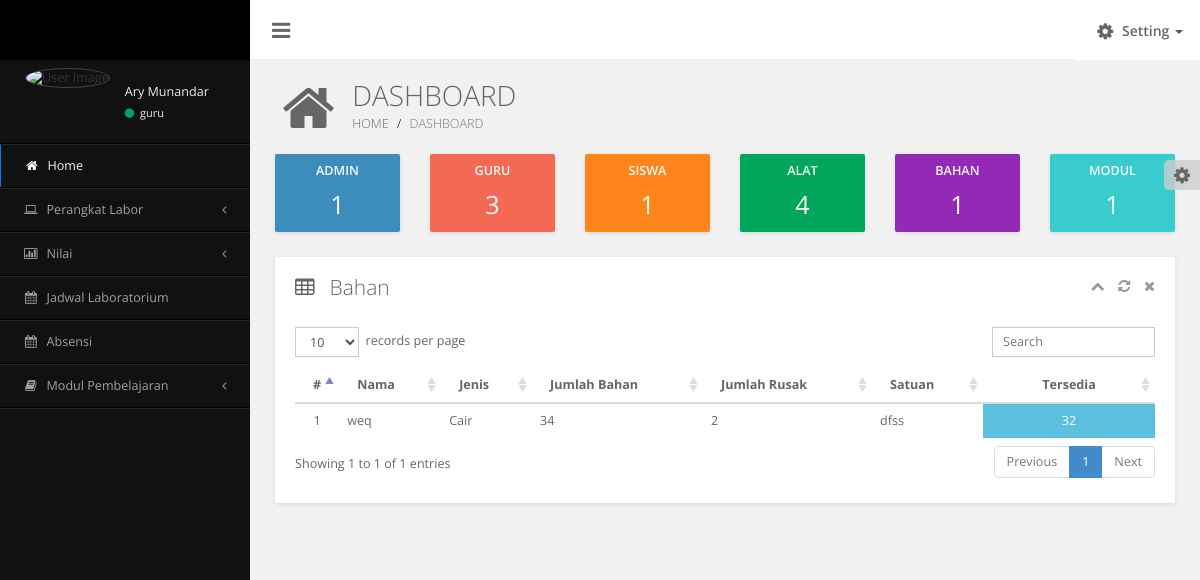
The page /dashboard/index.php?perangkat=bahan (signed in) on the database its author committed.
### tables this page shows
CREATE TABLE IF NOT EXISTS `bahan` (
  `bahan_id` int(11) NOT NULL AUTO_INCREMENT,
  `bahan_nama` varchar(100) DEFAULT NULL,
  `bahan_jenis` varchar(50) DEFAULT NULL,
  `bahan_jumlah` int(11) DEFAULT NULL,
  `bahan_rusak` int(11) DEFAULT NULL,
  `bahan_satuan` varchar(50) DEFAULT NULL,
  PRIMARY KEY (`bahan_id`)
);

### dashboard/table/bahan.php (the view, shortened to what this page needs)
<div class="row">
	<div class="col-md-12">
		<div class="grid no-border">
			<div class="grid-header">
				<i class="fa fa-table"></i>
				<span class="grid-title">Bahan</span>
				<div class="pull-right grid-tools">
					<a data-widget="collapse" title="Collapse"><i class="fa fa-chevron-up"></i></a>
					<a data-widget="reload" title="Reload"><i class="fa fa-refresh"></i></a>
					<a data-widget="remove" title="Remove"><i class="fa fa-times"></i></a>
				</div>
			</div>
			<div class="grid-body">
				<table id="dataTables1" class="table table-hover display" cellspacing="0" width="100%">
					<thead>
						<tr>
							<th width="3%" align="center">#</th>
							<th>Nama</th>
							<th>Jenis</th>
							<th>Jumlah Bahan</th>
							<th>Jumlah Rusak</th>
							<th>Satuan</th>
							<th width="20%"><center>
								<?php
									if (isset($_SESSION['access'])) {
										if ($_SESSION['access'] == 'admin') {
											echo "Action";
										}elseif ($_SESSION['access'] == 'guru') {
											echo "Tersedia";
										}
									}
								?>
							</center></th>
						</tr>
					</thead>
					<tbody>
						<?php
							$no 		=	1;
							$bahan 		=	mysql_query("SELECT * FROM bahan ");
							while ($data=mysql_fetch_array($bahan)) {
						?>
						<tr>
							<td><center><?php echo $no; ?></center></td>
							<td><?php echo $data['bahan_nama']; ?></td>
							<td><?php echo $data['bahan_jenis']; ?></td>
							<td>
								<?php
									echo $data['bahan_jumlah'];
								?>
							</td>
							<td>
								<?php
									echo $data['bahan_rusak'];
								?>
							</td>
							<td><?php echo $data['bahan_satuan']; ?></td>
							<?php
								if (isset($_SESSION['access'])) {
									if ($_SESSION['access'] == 'admin') {
							?>
							<td>
								<center>
									<a href="?bahan-edit=<?php echo $data['bahan_id']; ?>" class="btn btn-warning"><span class="fa fa-edit"></span> Edit</a>
									<a href="?bahan-delete=<?php echo $data['bahan_id']; ?>" class="btn btn-danger"><span class="fa fa-trash-o"></span> Delete</a>
								</center>
							</td>
							<?php
									}elseif ($_SESSION['access'] == 'guru') {
										$jumlah = $data['bahan_jumlah'];
										$rusak 	= $data['bahan_rusak'];
							?>
							<td class="btn-info">
								<center>
									<?php echo $jumlah-$rusak; ?>
								</center>
							</td>
							<?php
									}
								}
							?>
						</tr>
						<?php
							$no++;
							}
						?>
					</tbody>
				</table>
			</div>
		</div>
	</div>
</div>

### dashboard/assets/css/main.css (style rules this page uses)
html, body { overflow-x: hidden !important; font-family: 'Open Sans', sans-serif; min-height: 100%; background: #f1f1f1; }
a { color: #428bca; }
.no-border { border: 0px !important; }
.grid { position: relative; width: 100%; background: #fff; color: #666666; border-radius: 2px; margin-bottom: 25px; box-shadow: 0px 1px 4px rgba(0, 0, 0, 0.1); }
.grid .grid-header { position: relative; border-bottom: 1px solid #ddd; padding: 15px 10px 10px 20px; }
.grid .grid-header:before, .grid .grid-header:after { display: table; content: " "; }
.grid .grid-header:after { clear: both; }
.grid .grid-header span, .grid .grid-header > .fa { display: inline-block; margin: 0; font-weight: 300; font-size: 1.5em; float: left; }
.grid .grid-header span { padding: 0 5px; }
.grid .grid-header > .fa { padding: 5px 10px 0 0; }
.grid .grid-header > .grid-tools { padding: 4px 10px; }
.grid .grid-header > .grid-tools a { color: #999999; padding-left: 10px; cursor: pointer; }
.grid .grid-body { padding: 15px 20px 15px 20px; font-size: 0.9em; line-height: 1.9em; }
.grid.no-border > .grid-header { border-bottom: 0px !important; }

### rows shown on the page
bahan: bahan_nama "weq", bahan_jenis "Cair", bahan_jumlah "34", bahan_rusak "2", bahan_satuan "dfss", $jumlah-$rusak "32"

### other values the page prints
$_SESSION['name'] "Ary Munandar"
$_SESSION['username'] "guru"
$data['total'] "1"
$data['total'] "3"
$data['total'] "4"
